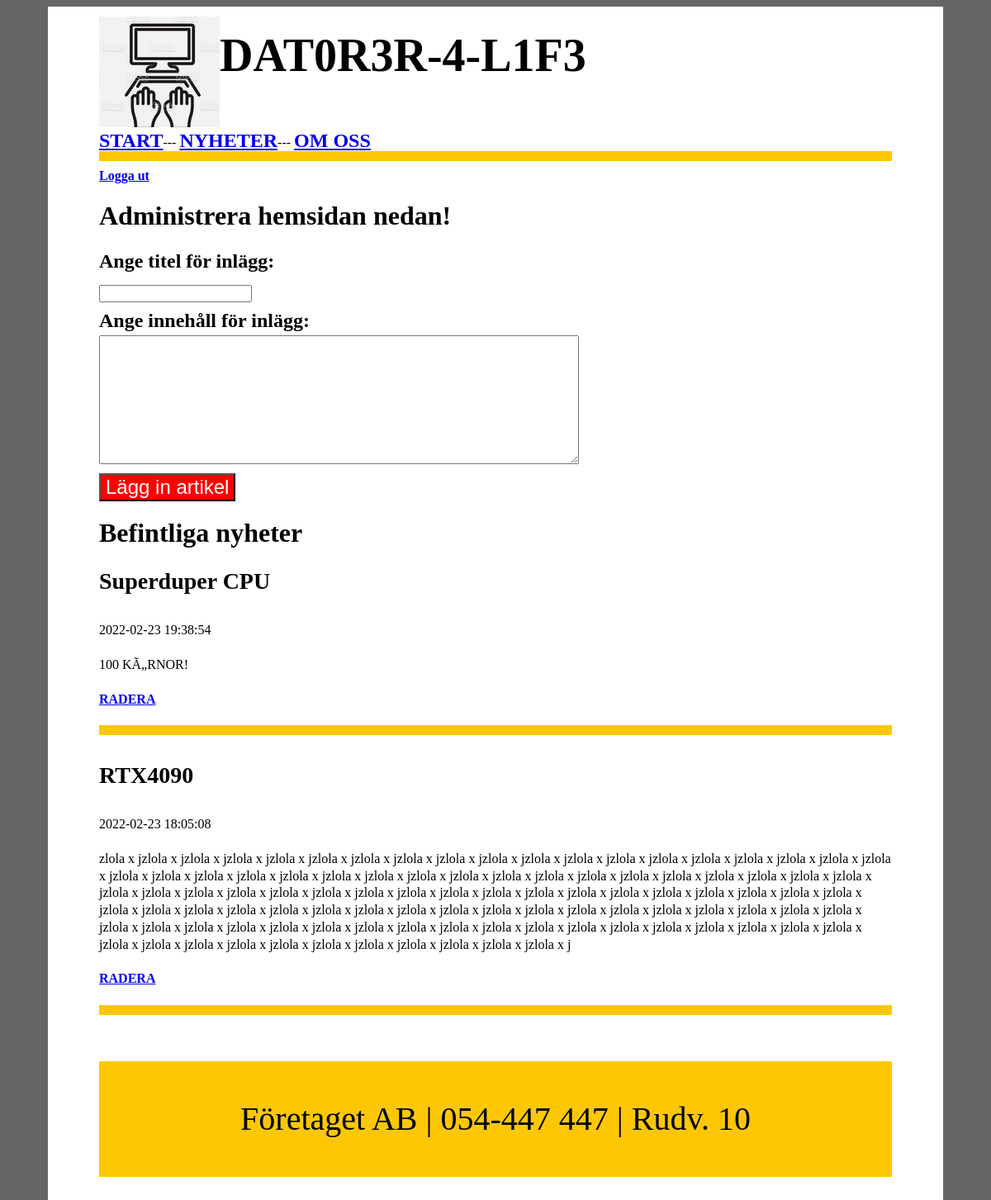
Screenshot of /admin.php (signed in) with the database file from the repository.
### tables this page shows
CREATE TABLE `news` (
  `id` int(11) NOT NULL,
  `title` varchar(20) NOT NULL,
  `content` text NOT NULL,
  `postdate` timestamp NOT NULL DEFAULT CURRENT_TIMESTAMP
);

### classes/Content.class.php (called while the page is built, shortened)
<?php
class Content {
    private $db;
    function __construct() {
        $this->db = new mysqli(DBHOST, DBUSER, DBPASS, DBDATABASE);
    }
    function getPost() {
        $sqlquery = "SELECT * FROM news ORDER BY id DESC";
        $result = $this->db->query($sqlquery);
        return mysqli_fetch_all($result, MYSQLI_ASSOC);
    }
}
?>

### admin.php (the view, shortened to what this page needs)
<?php
include("includes/header.php");
echo "<div><a href='logout.php' id='logout'>Logga ut</a></div>";
?>
<h2>Administrera hemsidan nedan!</h2>
<form action="store.php" method="POST" id="content">
<label for="title">Ange titel för inlägg:</label>
<br>
<input type="text" name="title" id="title">
<br>
<label for="content2">Ange innehåll för inlägg:</label>
<br>
<textarea form="content" name="content" id="content2" rows="10" cols="70"></textarea>
<br>
<input type="submit" class="button1" value="Lägg in artikel">
</form>
<h2>Befintliga nyheter</h2>
<?php
$getpost = new Content();
$postlist = $getpost->getPost();
foreach($postlist as $key=>$pl) {
    echo "<h3>" . $pl['title'] . "</h3>";
    echo $pl['postdate'] . "<br><br>";
    echo $pl['content'] . "<br>";
    echo "<br><a href='admin.php?deleteid=" . $pl['id'] . "'>RADERA</a>" . "<br><br><hr>";
}
?>
<?php
include("includes/footer.php");
?>

### CSS/styles.css (style rules this page uses)
body { background-color: #666; }
hr { color: #fec706; height: 0px; border-style: solid; border-width: 6px; margin-top: 0%; }
form { font-size: 1.5em; line-height: 1.5em; font-weight: bold; }
.button1 { font-size: 1em; background-color: red; color: white; }
a { font-weight: bolder; }
h2 { font-size: 2em; }
h3 { font-size: 1.75em; line-height: 1.5em; }

### rows the page displays
news: title "Superduper CPU", postdate "2022-02-23 19:38:54", content "100 KÃ„RNOR!"
news: title "RTX4090", postdate "2022-02-23 18:05:08", content "zlola x jzlola x jzlola x jzlola x jzlola x jzlola x jzlola x jzlola x jzlola x jzlola x jzlola x jzlola x jzlola x jzlola x jzlola x jzlola x jzlola x jzlola x jzlola x jzlola x jzlola x jzlola x jzlola x jzlola x jzlola x jzlola x jzlola x jzlola x jzlola x jzlola x jzlola x jzlola x jzlola x jzlola x jzlola x jzlola x jzlola x jzlola x jzlola x jzlola x jzlola x jzlola x jzlola x jzlola x jzlola x jzlola x jzlola x jzlola x jzlola x jzlola x jzlola x jzlola x jzlola x jzlola x jzlola x jzlola x jzlola x jzlola x jzlola x jzlola x jzlola x jzlola x jzlola x jzlola x jzlola x jzlola x jzlola x jzlola x jzlola x jzlola x jzlola x jzlola x jzlola x jzlola x jzlola x jzlola x jzlola x jzlola…"
